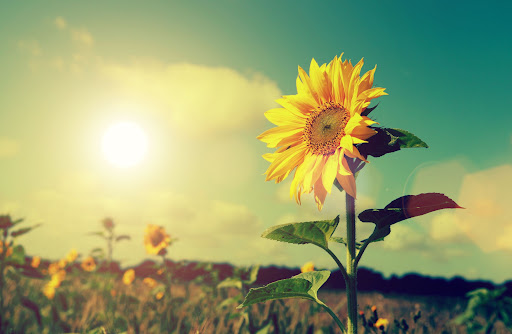
#> input picture Rotate Image/Image/sun.jpg, 512 x 334 px
$ python rotate.py
#> lines starting #> are read from the running program, lines starting #| are printed output that depends on the picture
import cv2

# Reading the image
image = cv2.imread('Image/sun.jpg')
#> image is the input picture: shape (334, 512, 3); mean B, G, R 110.8, 159.7, 148.7

# dividing height and width by 2 to get the center of the image
height, width = image.shape[:2]
#> height = 334; width = 512
# get the center coordinates of the image to create the 2D rotation matrix
center = (width/2, height/2)
#> center = (256, 167)

# using cv2.getRotationMatrix2D() to get the rotation matrix
rotate_matrix = cv2.getRotationMatrix2D(center=center, angle=45, scale=1)

# rotate the image using cv2.warpAffine
rotated_image = cv2.warpAffine(src=image, M=rotate_matrix, dsize=(width, height))
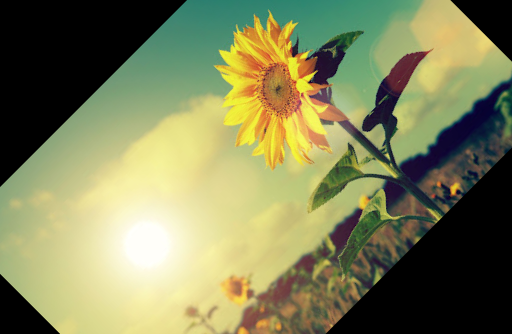
#> rotated_image: shape (334, 512, 3); mean B, G, R 88.8, 130.6, 128.3

cv2.imshow('Original image', image)
cv2.imshow('Rotated image', rotated_image)
print(image.shape)
#| (334, 512, 3)
print(rotated_image.shape)
#| (334, 512, 3)
# wait indefinitely, press any key on keyboard to exit
cv2.waitKey(0)
# save the rotated image to disk
#cv2.imwrite('rotated_image.jpg', rotated_image)
